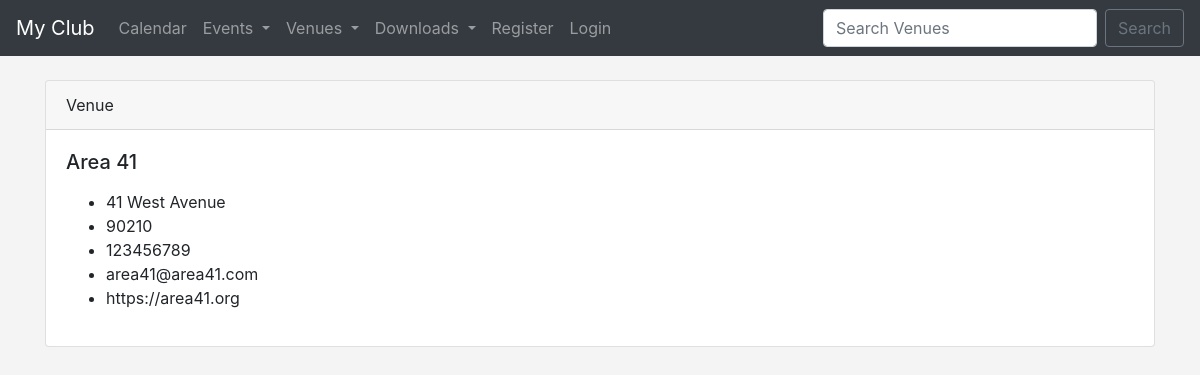
Page /show_venue/1 on the committed database.
### events/models.py (models this page shows)
class Venue(models.Model):
    name = models.CharField('Venue name', max_length=128)
    address = models.CharField(max_length=300)
    zip_code = models.CharField('Zip code', max_length=15)
    phone = models.CharField('Contact phone', max_length=15, blank=True)
    web = models.URLField('Website Address', blank=True)
    email_address = models.EmailField('Email Address',blank=True)
    def __str__(self):
        return self.name

### events/views.py (the view)
# urls.py: path('show_venue/<venue_id>', views.show_venue, name='show-venue'),
def show_venue(request, venue_id):
    venue = Venue.objects.get(pk=venue_id)
    return render(request, 'events/show_venue.html', {
        'venue': venue
    })

### events/templates/events/show_venue.html
{% extends 'events/base.html' %}
{% block content %}
    <div class="card">
        <div class="card-header">
            Venue
        </div>
        <div class="card-body">
            <h5 class="card-title">{{ venue }}</h5>
            <p class="card-text">
            <ul>
                <li>{{ venue.address }}</li>
                <li>{{ venue.zip_code }}</li>
                <li>{{ venue.phone }}</li>
                <li>{{ venue.email_address }}</li>
                <li><a href=""></a>{{ venue.web }}</li>
            </ul>
            </p>
        </div>
    </div>
        <br>
{% endblock %}

### events/templates/events/base.html (style rules this page uses)
body { background: #f4f4f4; }

### rows in the picture
Venue: name "Area 41", address "41 West Avenue", zip_code "90210", phone "123456789", email_address "area41@area41.com", web "https://area41.org"
